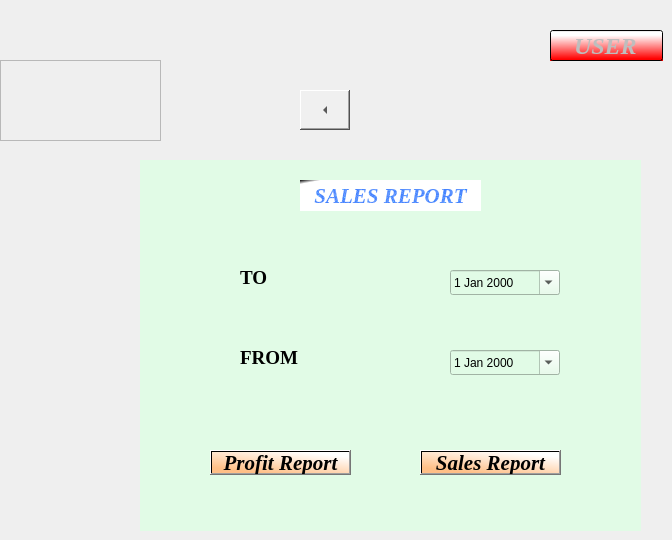
    <widget class="QWidget" name="page_5">
     <property name="enabled">
      <bool>true</bool>
     </property>
     <widget class="QWidget" name="widget_5" native="true">
      <property name="geometry">
       <rect>
        <x>140</x>
        <y>160</y>
        <width>501</width>
        <height>371</height>
       </rect>
      </property>
      <property name="styleSheet">
       <string notr="true">background-color: rgb(225, 251, 230);</string>
      </property>
      <widget class="QLabel" name="label_3">
       <property name="geometry">
        <rect>
         <x>160</x>
         <y>20</y>
         <width>181</width>
         <height>31</height>
        </rect>
       </property>
       <property name="font">
        <font>
         <family>Times New Roman</family>
         <pointsize>16</pointsize>
         <weight>75</weight>
         <italic>true</italic>
         <bold>true</bold>
        </font>
       </property>
       <property name="styleSheet">
        <string notr="true">color: qradialgradient(spread:repeat, cx:0.5, cy:0.5, radius:0.077, fx:0.5, fy:0.5, stop:0 rgba(0, 85, 255, 147), stop:0.948864 rgba(0, 85, 255, 192), stop:1 rgba(0, 169, 255, 147));
background-color: qlineargradient(spread:pad, x1:0, y1:0, x2:0.0681818, y2:0.0625, stop:0 rgba(0, 0, 0, 255), stop:1 rgba(255, 255, 255, 255));</string>
       </property>
       <property name="text">
        <string>SALES REPORT</string>
       </property>
       <property name="alignment">
        <set>Qt::AlignCenter</set>
       </property>
      </widget>
      <widget class="QLabel" name="label_4">
       <property name="geometry">
        <rect>
         <x>100</x>
         <y>110</y>
         <width>40</width>
         <height>16</height>
        </rect>
       </property>
       <property name="font">
        <font>
         <family>Times New Roman</family>
         <pointsize>14</pointsize>
         <weight>75</weight>
         <bold>true</bold>
        </font>
       </property>
       <property name="text">
        <string>TO</string>
       </property>
      </widget>
      <widget class="QLabel" name="label_5">
       <property name="geometry">
        <rect>
         <x>100</x>
         <y>190</y>
         <width>61</width>
         <height>16</height>
        </rect>
       </property>
       <property name="font">
        <font>
         <family>Times New Roman</family>
         <pointsize>14</pointsize>
         <weight>75</weight>
         <bold>true</bold>
        </font>
       </property>
       <property name="text">
        <string>FROM</string>
       </property>
      </widget>
      <widget class="QDateEdit" name="dateEdit">
       <property name="geometry">
        <rect>
         <x>310</x>
         <y>110</y>
         <width>110</width>
         <height>25</height>
        </rect>
       </property>
       <property name="calendarPopup">
        <bool>true</bool>
       </property>
      </widget>
      <widget class="QDateEdit" name="dateEdit_1">
       <property name="geometry">
        <rect>
         <x>310</x>
         <y>190</y>
         <width>110</width>
         <height>25</height>
        </rect>
       </property>
       <property name="calendarPopup">
        <bool>true</bool>
       </property>
      </widget>
      <widget class="QPushButton" name="pushButton_profit_report">
       <property name="geometry">
        <rect>
         <x>70</x>
         <y>290</y>
         <width>141</width>
         <height>25</height>
        </rect>
       </property>
       <property name="font">
        <font>
         <family>Times New Roman</family>
         <pointsize>16</pointsize>
         <weight>75</weight>
         <italic>true</italic>
         <bold>true</bold>
        </font>
       </property>
       <property name="styleSheet">
        <string notr="true">background-color: qlineargradient(spread:pad, x1:0.315, y1:0.966091, x2:0.898, y2:0.164545, stop:0 rgba(255, 191, 135, 255), stop:1 rgba(255, 255, 255, 255));
color:rgb(0, 0, 0)</string>
       </property>
       <property name="text">
        <string>Profit Report</string>
       </property>
      </widget>
      <widget class="QPushButton" name="pushButton_sales_report">
       <property name="geometry">
        <rect>
         <x>280</x>
         <y>290</y>
         <width>141</width>
         <height>25</height>
        </rect>
       </property>
       <property name="font">
        <font>
         <family>Times New Roman</family>
         <pointsize>16</pointsize>
         <weight>75</weight>
         <italic>true</italic>
         <bold>true</bold>
        </font>
       </property>
       <property name="styleSheet">
        <string notr="true">background-color: qlineargradient(spread:pad, x1:0.315, y1:0.966091, x2:0.898, y2:0.164545, stop:0 rgba(255, 191, 135, 255), stop:1 rgba(255, 255, 255, 255));
color:rgb(0, 0, 0)</string>
       </property>
       <property name="text">
        <string>Sales Report</string>
       </property>
      </widget>
     </widget>
     <widget class="QFrame" name="frame_9">
      <property name="geometry">
       <rect>
        <x>0</x>
        <y>60</y>
        <width>161</width>
        <height>81</height>
       </rect>
      </property>
      <property name="styleSheet">
       <string notr="true">image: url(:/newPrefix/logo.jpg);</string>
      </property>
      <property name="frameShape">
       <enum>QFrame::StyledPanel</enum>
      </property>
      <property name="frameShadow">
       <enum>QFrame::Raised</enum>
      </property>
     </widget>
     <widget class="QLineEdit" name="lineEdit_salesreport">
      <property name="enabled">
       <bool>false</bool>
      </property>
      <property name="geometry">
       <rect>
        <x>550</x>
        <y>30</y>
        <width>113</width>
        <height>31</height>
       </rect>
      </property>
      <property name="font">
       <font>
        <family>Times New Roman</family>
        <pointsize>18</pointsize>
        <weight>75</weight>
        <italic>true</italic>
        <bold>true</bold>
       </font>
      </property>
      <property name="layoutDirection">
       <enum>Qt::LeftToRight</enum>
      </property>
      <property name="styleSheet">
       <string notr="true">background-color:qlineargradient(spread:pad, x1:0.912045, y1:0.932, x2:0.898, y2:0.164545, stop:0 rgba(255, 0, 0, 255), stop:1 rgba(255, 255, 255, 255))</string>
      </property>
      <property name="text">
       <string>USER</string>
      </property>
      <property name="alignment">
       <set>Qt::AlignCenter</set>
      </property>
     </widget>
     <widget class="QToolButton" name="toolButton_salesreport">
      <property name="geometry">
       <rect>
        <x>300</x>
        <y>90</y>
        <width>50</width>
        <height>40</height>
       </rect>
      </property>
      <property name="font">
       <font>
        <family>Times New Roman</family>
        <pointsize>16</pointsize>
        <weight>75</weight>
        <bold>true</bold>
       </font>
      </property>
      <property name="layoutDirection">
       <enum>Qt::LeftToRight</enum>
      </property>
      <property name="styleSheet">
       <string notr="true">background:rgb(240, 240, 240)</string>
      </property>
      <property name="text">
       <string>...</string>
      </property>
      <property name="arrowType">
       <enum>Qt::LeftArrow</enum>
      </property>
     </widget>
    </widget>
